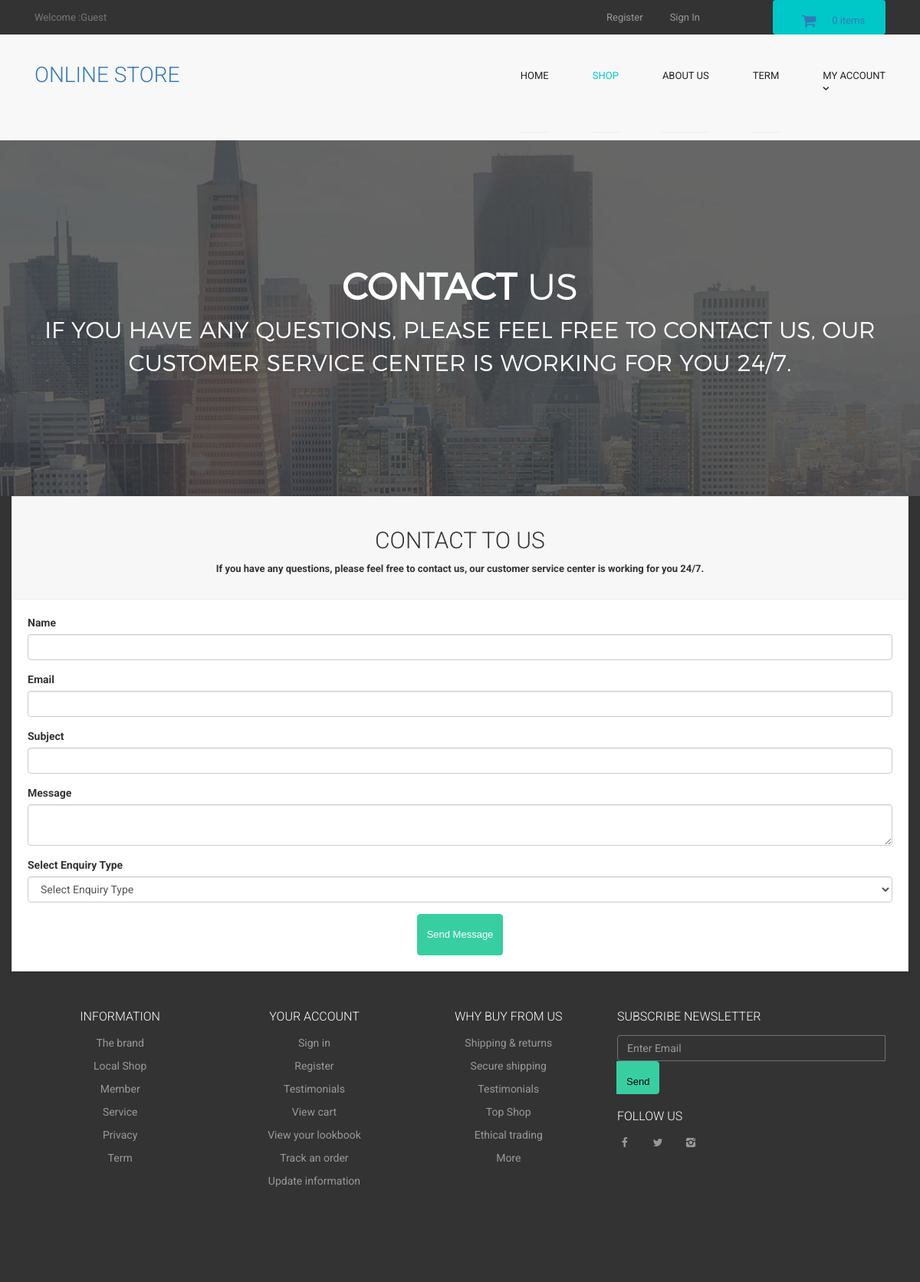
The page /contact.php on the database its author committed.
### tables this page shows
CREATE TABLE `contact_us` (
  `contact_id` int(10) NOT NULL,
  `contact_email` text NOT NULL,
  `contact_heading` text NOT NULL,
  `contact_desc` text NOT NULL
);

### contact.php (the view, shortened to what this page needs)
<?php
include("includes/db.php");
include("includes/header.php");
include("includes/main.php");
?>
<main>
    <div class="nero">
        <div class="nero__heading">
            <span class="nero__bold">Contact</span> Us
        </div>
        <p class="nero__text">
            If you have any questions, please feel free to contact us, our customer service center is working for you
            24/7.
        </p>
    </div>
</main>
<div class="col-md-12">
    <div class="box">
        <div class="box-header">
            <center>
                <?php
$get_contact_us = "select * from contact_us";
$run_conatct_us = mysqli_query($con,$get_contact_us);
$row_conatct_us = mysqli_fetch_array($run_conatct_us);
$contact_heading = $row_conatct_us['contact_heading'];
$contact_desc = $row_conatct_us['contact_desc'];
?>
                <h2> <?php echo $contact_heading; ?> </h2>
                <p class="text-muted">
                    <?php echo $contact_desc; ?>
                </p>
            </center>
        </div>
        <form action="contact.php" method="post">
            <div class="form-group">
                <label>Name</label>
                <input type="text" class="form-control" name="name" required>
            </div>
            <div class="form-group">
                <label>Email</label>
                <input type="text" class="form-control" name="email" required>
            </div>
            <div class="form-group">
                <label> Subject </label>
                <input type="text" class="form-control" name="subject" required>
            </div>
            <div class="form-group">
                <label> Message </label>
                <textarea class="form-control" name="message"> </textarea>
            </div>
            <div class="form-group">
                <label> Select Enquiry Type </label>
                <select name="enquiry_type" class="form-control">
                    <option> Select Enquiry Type </option>
                </select>
            </div>
            <div class="text-center">
                <button type="submit" name="submit" class="btn btn-primary">
                    <i class="fa fa-user-md"></i> Send Message
                </button>
            </div>
        </form>
    </div>
</div>
<?php
include("includes/footer.php");
?>
</body>
</html>

### styles/css/style.css (style rules this page uses)
html { overflow-x: hidden; }
body { line-height: 1.7; color: gray; font-weight: 400; font-size: 1rem; }
h1, h2, h3, h4, h5, .h1, .h2, .h3, .h4, .h5 { font-family: "Oswald", sans-serif; font-weight: 300 !important; text-transform: uppercase; }
.btn { font-size: 16px; border-radius: 4px; padding: 10px 30px; }
.btn.btn-primary { background: #37cfa2; border-color: #37cfa2; color: #fff; }
.form-control { height: 43px; border-radius: 4px; font-family: "Roboto", -apple-system, BlinkMacSystemFont, "Segoe UI", Roboto, "Helvetica Neue", Arial, sans-serif, "Apple Color Emoji", "Segoe UI Emoji", "Segoe UI Symbol", "Noto Color Emoji"; }
.text-muted { color: #ccc !important; font-size: 12px; text-transform: uppercase; }

### styles/backend.css (style rules this page uses)
html { font-family: "Roboto", Helvetica, Arial, sans-serif; line-height: 1.15; -ms-text-size-adjust: 100%; -webkit-text-size-adjust: 100% }
body { margin: 0 }
figcaption, figure, main { display: block }
b, strong { font-weight: inherit; font-weight: bolder }
button, input, optgroup, select, textarea { font-family: sans-serif; font-size: 100%; line-height: 1.15; margin: 0 }
button, input { overflow: visible }
button, select { text-transform: none }
[type=reset], [type=submit], button, html [type=button] { -webkit-appearance: button }
textarea { overflow: auto }
html { box-sizing: border-box }
body { min-width: 1190px; font-family: Montserrat, sans-serif; font-weight: 400; background-color: white; }
.btn { display: inline-block; vertical-align: top; font-size: 13px; line-height: 40px; text-decoration: none; -webkit-transition: .3s; transition: .3s }
.nero { padding-top: 160px; padding-bottom: 140px; font-family: 'montserratlight', sans-serif; text-align: center; text-transform: uppercase; color: #FFF; background: #666 url("../images/banner-ave.jpg") no-repeat; background-size: cover; background-position: center; }
.nero__heading { font-size: 48px; }
.nero__bold { font-weight: 700; }
.nero__text { font-size: 30px; }

### styles/style.css (style rules this page uses)
body { font-family: "Roboto", Helvetica, Arial, sans-serif; font-size: 14px; line-height: 1.42857143; color: #333333; background-color: #f0f0f0; overflow-x: hidden; }
.btn-primary { color:rgb(255, 255, 255); background-color:rgb(79, 191, 168); border-color:rgb(65, 179, 156); }
.box { background: #fff; margin: 0 0 30px; border: solid 1px #e6e6e6; box-sizing: border-box; padding:20px; box-shadow: 0 1px 5px rgba(0, 0, 0, 0.1); }
.box .box-header { background:#f7f7f7; margin:-20px -20px 20px; padding:20px; border-bottom: solid 1px #eeeeee; }

### rows shown on the page
contact_us: contact_heading "CONTACT TO US", contact_desc "If you have any questions, please feel free to contact us, our customer service center is working for you 24/7."

### other values the page prints
$count_items "0"
